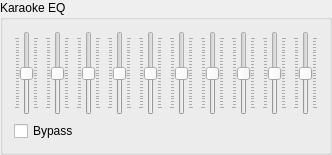
      <widget class="QGroupBox" name="groupBox_4">
       <property name="title">
        <string>Karaoke EQ</string>
       </property>
       <layout class="QVBoxLayout" name="verticalLayout_11">
        <item>
         <layout class="QHBoxLayout" name="horizontalLayout_19">
          <item>
           <widget class="QSlider" name="verticalSliderEqK1">
            <property name="sizePolicy">
             <sizepolicy hsizetype="Fixed" vsizetype="Minimum">
              <horstretch>0</horstretch>
              <verstretch>0</verstretch>
             </sizepolicy>
            </property>
            <property name="minimumSize">
             <size>
              <width>0</width>
              <height>80</height>
             </size>
            </property>
            <property name="palette">
             <palette>
              <active>
               <colorrole role="Highlight">
                <brush brushstyle="SolidPattern">
                 <color alpha="255">
                  <red>211</red>
                  <green>211</green>
                  <blue>211</blue>
                 </color>
                </brush>
               </colorrole>
              </active>
              <inactive>
               <colorrole role="Highlight">
                <brush brushstyle="SolidPattern">
                 <color alpha="255">
                  <red>211</red>
                  <green>211</green>
                  <blue>211</blue>
                 </color>
                </brush>
               </colorrole>
              </inactive>
              <disabled>
               <colorrole role="Highlight">
                <brush brushstyle="SolidPattern">
                 <color alpha="255">
                  <red>74</red>
                  <green>144</green>
                  <blue>217</blue>
                 </color>
                </brush>
               </colorrole>
              </disabled>
             </palette>
            </property>
            <property name="minimum">
             <number>-12</number>
            </property>
            <property name="maximum">
             <number>12</number>
            </property>
            <property name="orientation">
             <enum>Qt::Vertical</enum>
            </property>
            <property name="invertedControls">
             <bool>false</bool>
            </property>
            <property name="tickPosition">
             <enum>QSlider::TicksBothSides</enum>
            </property>
            <property name="tickInterval">
             <number>1</number>
            </property>
           </widget>
          </item>
          <item>
           <widget class="QSlider" name="verticalSliderEqK2">
            <property name="sizePolicy">
             <sizepolicy hsizetype="Fixed" vsizetype="Minimum">
              <horstretch>0</horstretch>
              <verstretch>0</verstretch>
             </sizepolicy>
            </property>
            <property name="minimumSize">
             <size>
              <width>0</width>
              <height>80</height>
             </size>
            </property>
            <property name="palette">
             <palette>
              <active>
               <colorrole role="Highlight">
                <brush brushstyle="SolidPattern">
                 <color alpha="255">
                  <red>211</red>
                  <green>211</green>
                  <blue>211</blue>
                 </color>
                </brush>
               </colorrole>
              </active>
              <inactive>
               <colorrole role="Highlight">
                <brush brushstyle="SolidPattern">
                 <color alpha="255">
                  <red>211</red>
                  <green>211</green>
                  <blue>211</blue>
                 </color>
                </brush>
               </colorrole>
              </inactive>
              <disabled>
               <colorrole role="Highlight">
                <brush brushstyle="SolidPattern">
                 <color alpha="255">
                  <red>74</red>
                  <green>144</green>
                  <blue>217</blue>
                 </color>
                </brush>
               </colorrole>
              </disabled>
             </palette>
            </property>
            <property name="minimum">
             <number>-12</number>
            </property>
            <property name="maximum">
             <number>12</number>
            </property>
            <property name="orientation">
             <enum>Qt::Vertical</enum>
            </property>
            <property name="invertedControls">
             <bool>false</bool>
            </property>
            <property name="tickPosition">
             <enum>QSlider::TicksBothSides</enum>
            </property>
            <property name="tickInterval">
             <number>1</number>
            </property>
           </widget>
          </item>
          <item>
           <widget class="QSlider" name="verticalSliderEqK3">
            <property name="sizePolicy">
             <sizepolicy hsizetype="Fixed" vsizetype="Minimum">
              <horstretch>0</horstretch>
              <verstretch>0</verstretch>
             </sizepolicy>
            </property>
            <property name="minimumSize">
             <size>
              <width>0</width>
              <height>80</height>
             </size>
            </property>
            <property name="palette">
             <palette>
              <active>
               <colorrole role="Highlight">
                <brush brushstyle="SolidPattern">
                 <color alpha="255">
                  <red>211</red>
                  <green>211</green>
                  <blue>211</blue>
                 </color>
                </brush>
               </colorrole>
              </active>
              <inactive>
               <colorrole role="Highlight">
                <brush brushstyle="SolidPattern">
                 <color alpha="255">
                  <red>211</red>
                  <green>211</green>
                  <blue>211</blue>
                 </color>
                </brush>
               </colorrole>
              </inactive>
              <disabled>
               <colorrole role="Highlight">
                <brush brushstyle="SolidPattern">
                 <color alpha="255">
                  <red>74</red>
                  <green>144</green>
                  <blue>217</blue>
                 </color>
                </brush>
               </colorrole>
              </disabled>
             </palette>
            </property>
            <property name="minimum">
             <number>-12</number>
            </property>
            <property name="maximum">
             <number>12</number>
            </property>
            <property name="orientation">
             <enum>Qt::Vertical</enum>
            </property>
            <property name="invertedControls">
             <bool>false</bool>
            </property>
            <property name="tickPosition">
             <enum>QSlider::TicksBothSides</enum>
            </property>
            <property name="tickInterval">
             <number>1</number>
            </property>
           </widget>
          </item>
          <item>
           <widget class="QSlider" name="verticalSliderEqK4">
            <property name="sizePolicy">
             <sizepolicy hsizetype="Fixed" vsizetype="Minimum">
              <horstretch>0</horstretch>
              <verstretch>0</verstretch>
             </sizepolicy>
            </property>
            <property name="minimumSize">
             <size>
              <width>0</width>
              <height>80</height>
             </size>
            </property>
            <property name="palette">
             <palette>
              <active>
               <colorrole role="Highlight">
                <brush brushstyle="SolidPattern">
                 <color alpha="255">
                  <red>211</red>
                  <green>211</green>
                  <blue>211</blue>
                 </color>
                </brush>
               </colorrole>
              </active>
              <inactive>
               <colorrole role="Highlight">
                <brush brushstyle="SolidPattern">
                 <color alpha="255">
                  <red>211</red>
                  <green>211</green>
                  <blue>211</blue>
                 </color>
                </brush>
               </colorrole>
              </inactive>
              <disabled>
               <colorrole role="Highlight">
                <brush brushstyle="SolidPattern">
                 <color alpha="255">
                  <red>74</red>
                  <green>144</green>
                  <blue>217</blue>
                 </color>
                </brush>
               </colorrole>
              </disabled>
             </palette>
            </property>
            <property name="minimum">
             <number>-12</number>
            </property>
            <property name="maximum">
             <number>12</number>
            </property>
            <property name="orientation">
             <enum>Qt::Vertical</enum>
            </property>
            <property name="invertedControls">
             <bool>false</bool>
            </property>
            <property name="tickPosition">
             <enum>QSlider::TicksBothSides</enum>
            </property>
            <property name="tickInterval">
             <number>1</number>
            </property>
           </widget>
          </item>
          <item>
           <widget class="QSlider" name="verticalSliderEqK5">
            <property name="sizePolicy">
             <sizepolicy hsizetype="Fixed" vsizetype="Minimum">
              <horstretch>0</horstretch>
              <verstretch>0</verstretch>
             </sizepolicy>
            </property>
            <property name="minimumSize">
             <size>
              <width>0</width>
              <height>80</height>
             </size>
            </property>
            <property name="palette">
             <palette>
              <active>
               <colorrole role="Highlight">
                <brush brushstyle="SolidPattern">
                 <color alpha="255">
                  <red>211</red>
                  <green>211</green>
                  <blue>211</blue>
                 </color>
                </brush>
               </colorrole>
              </active>
              <inactive>
               <colorrole role="Highlight">
                <brush brushstyle="SolidPattern">
                 <color alpha="255">
                  <red>211</red>
                  <green>211</green>
                  <blue>211</blue>
                 </color>
                </brush>
               </colorrole>
              </inactive>
              <disabled>
               <colorrole role="Highlight">
                <brush brushstyle="SolidPattern">
                 <color alpha="255">
                  <red>74</red>
                  <green>144</green>
                  <blue>217</blue>
                 </color>
                </brush>
               </colorrole>
              </disabled>
             </palette>
            </property>
            <property name="minimum">
             <number>-12</number>
            </property>
            <property name="maximum">
             <number>12</number>
            </property>
            <property name="orientation">
             <enum>Qt::Vertical</enum>
            </property>
            <property name="invertedControls">
             <bool>false</bool>
            </property>
            <property name="tickPosition">
             <enum>QSlider::TicksBothSides</enum>
            </property>
            <property name="tickInterval">
             <number>1</number>
            </property>
           </widget>
          </item>
          <item>
           <widget class="QSlider" name="verticalSliderEqK6">
            <property name="sizePolicy">
             <sizepolicy hsizetype="Fixed" vsizetype="Minimum">
              <horstretch>0</horstretch>
              <verstretch>0</verstretch>
             </sizepolicy>
            </property>
            <property name="minimumSize">
             <size>
              <width>0</width>
              <height>80</height>
             </size>
            </property>
            <property name="palette">
             <palette>
              <active>
               <colorrole role="Highlight">
                <brush brushstyle="SolidPattern">
                 <color alpha="255">
                  <red>211</red>
                  <green>211</green>
                  <blue>211</blue>
                 </color>
                </brush>
               </colorrole>
              </active>
              <inactive>
               <colorrole role="Highlight">
                <brush brushstyle="SolidPattern">
                 <color alpha="255">
                  <red>211</red>
                  <green>211</green>
                  <blue>211</blue>
                 </color>
                </brush>
               </colorrole>
              </inactive>
              <disabled>
               <colorrole role="Highlight">
                <brush brushstyle="SolidPattern">
                 <color alpha="255">
                  <red>74</red>
                  <green>144</green>
                  <blue>217</blue>
                 </color>
                </brush>
               </colorrole>
              </disabled>
             </palette>
            </property>
            <property name="minimum">
             <number>-12</number>
            </property>
            <property name="maximum">
             <number>12</number>
            </property>
            <property name="orientation">
             <enum>Qt::Vertical</enum>
            </property>
            <property name="invertedControls">
             <bool>false</bool>
            </property>
            <property name="tickPosition">
             <enum>QSlider::TicksBothSides</enum>
            </property>
            <property name="tickInterval">
             <number>1</number>
            </property>
           </widget>
          </item>
          <item>
           <widget class="QSlider" name="verticalSliderEqK7">
            <property name="sizePolicy">
             <sizepolicy hsizetype="Fixed" vsizetype="Minimum">
              <horstretch>0</horstretch>
              <verstretch>0</verstretch>
             </sizepolicy>
            </property>
            <property name="minimumSize">
             <size>
              <width>0</width>
              <height>80</height>
             </size>
            </property>
            <property name="palette">
             <palette>
              <active>
               <colorrole role="Highlight">
                <brush brushstyle="SolidPattern">
                 <color alpha="255">
                  <red>211</red>
                  <green>211</green>
                  <blue>211</blue>
                 </color>
                </brush>
               </colorrole>
              </active>
              <inactive>
               <colorrole role="Highlight">
                <brush brushstyle="SolidPattern">
                 <color alpha="255">
                  <red>211</red>
                  <green>211</green>
                  <blue>211</blue>
                 </color>
                </brush>
               </colorrole>
              </inactive>
              <disabled>
               <colorrole role="Highlight">
                <brush brushstyle="SolidPattern">
                 <color alpha="255">
                  <red>74</red>
                  <green>144</green>
                  <blue>217</blue>
                 </color>
                </brush>
               </colorrole>
              </disabled>
             </palette>
            </property>
            <property name="minimum">
             <number>-12</number>
            </property>
            <property name="maximum">
             <number>12</number>
            </property>
            <property name="orientation">
             <enum>Qt::Vertical</enum>
            </property>
            <property name="invertedControls">
             <bool>false</bool>
            </property>
            <property name="tickPosition">
             <enum>QSlider::TicksBothSides</enum>
            </property>
            <property name="tickInterval">
             <number>1</number>
            </property>
           </widget>
          </item>
          <item>
           <widget class="QSlider" name="verticalSliderEqK8">
            <property name="sizePolicy">
             <sizepolicy hsizetype="Fixed" vsizetype="Minimum">
              <horstretch>0</horstretch>
              <verstretch>0</verstretch>
             </sizepolicy>
            </property>
            <property name="minimumSize">
             <size>
              <width>0</width>
              <height>80</height>
             </size>
            </property>
            <property name="palette">
             <palette>
              <active>
               <colorrole role="Highlight">
                <brush brushstyle="SolidPattern">
                 <color alpha="255">
                  <red>211</red>
                  <green>211</green>
                  <blue>211</blue>
                 </color>
                </brush>
               </colorrole>
              </active>
              <inactive>
               <colorrole role="Highlight">
                <brush brushstyle="SolidPattern">
                 <color alpha="255">
                  <red>211</red>
                  <green>211</green>
                  <blue>211</blue>
                 </color>
                </brush>
               </colorrole>
              </inactive>
              <disabled>
               <colorrole role="Highlight">
                <brush brushstyle="SolidPattern">
                 <color alpha="255">
                  <red>74</red>
                  <green>144</green>
                  <blue>217</blue>
                 </color>
                </brush>
               </colorrole>
              </disabled>
             </palette>
            </property>
            <property name="minimum">
             <number>-12</number>
            </property>
            <property name="maximum">
             <number>12</number>
            </property>
            <property name="orientation">
             <enum>Qt::Vertical</enum>
            </property>
            <property name="invertedControls">
             <bool>false</bool>
            </property>
            <property name="tickPosition">
             <enum>QSlider::TicksBothSides</enum>
            </property>
            <property name="tickInterval">
             <number>1</number>
            </property>
           </widget>
          </item>
          <item>
           <widget class="QSlider" name="verticalSliderEqK9">
            <property name="sizePolicy">
             <sizepolicy hsizetype="Fixed" vsizetype="Minimum">
              <horstretch>0</horstretch>
              <verstretch>0</verstretch>
             </sizepolicy>
            </property>
            <property name="minimumSize">
             <size>
              <width>0</width>
              <height>80</height>
             </size>
            </property>
            <property name="palette">
             <palette>
              <active>
               <colorrole role="Highlight">
                <brush brushstyle="SolidPattern">
                 <color alpha="255">
                  <red>211</red>
                  <green>211</green>
                  <blue>211</blue>
                 </color>
                </brush>
               </colorrole>
              </active>
              <inactive>
               <colorrole role="Highlight">
                <brush brushstyle="SolidPattern">
                 <color alpha="255">
                  <red>211</red>
                  <green>211</green>
                  <blue>211</blue>
                 </color>
                </brush>
               </colorrole>
              </inactive>
              <disabled>
               <colorrole role="Highlight">
                <brush brushstyle="SolidPattern">
                 <color alpha="255">
                  <red>74</red>
                  <green>144</green>
                  <blue>217</blue>
                 </color>
                </brush>
               </colorrole>
              </disabled>
             </palette>
            </property>
            <property name="minimum">
             <number>-12</number>
            </property>
            <property name="maximum">
             <number>12</number>
            </property>
            <property name="orientation">
             <enum>Qt::Vertical</enum>
            </property>
            <property name="invertedControls">
             <bool>false</bool>
            </property>
            <property name="tickPosition">
             <enum>QSlider::TicksBothSides</enum>
            </property>
            <property name="tickInterval">
             <number>1</number>
            </property>
           </widget>
          </item>
          <item>
           <widget class="QSlider" name="verticalSliderEqK10">
            <property name="sizePolicy">
             <sizepolicy hsizetype="Fixed" vsizetype="Minimum">
              <horstretch>0</horstretch>
              <verstretch>0</verstretch>
             </sizepolicy>
            </property>
            <property name="minimumSize">
             <size>
              <width>0</width>
              <height>80</height>
             </size>
            </property>
            <property name="palette">
             <palette>
              <active>
               <colorrole role="Highlight">
                <brush brushstyle="SolidPattern">
                 <color alpha="255">
                  <red>211</red>
                  <green>211</green>
                  <blue>211</blue>
                 </color>
                </brush>
               </colorrole>
              </active>
              <inactive>
               <colorrole role="Highlight">
                <brush brushstyle="SolidPattern">
                 <color alpha="255">
                  <red>211</red>
                  <green>211</green>
                  <blue>211</blue>
                 </color>
                </brush>
               </colorrole>
              </inactive>
              <disabled>
               <colorrole role="Highlight">
                <brush brushstyle="SolidPattern">
                 <color alpha="255">
                  <red>74</red>
                  <green>144</green>
                  <blue>217</blue>
                 </color>
                </brush>
               </colorrole>
              </disabled>
             </palette>
            </property>
            <property name="minimum">
             <number>-12</number>
            </property>
            <property name="maximum">
             <number>12</number>
            </property>
            <property name="orientation">
             <enum>Qt::Vertical</enum>
            </property>
            <property name="invertedControls">
             <bool>false</bool>
            </property>
            <property name="tickPosition">
             <enum>QSlider::TicksBothSides</enum>
            </property>
            <property name="tickInterval">
             <number>1</number>
            </property>
           </widget>
          </item>
         </layout>
        </item>
        <item>
         <widget class="QCheckBox" name="checkBoxEqBypassK">
          <property name="text">
           <string>Bypass</string>
          </property>
         </widget>
        </item>
       </layout>
      </widget>
